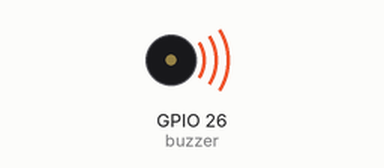
This sketch was run on a simulated ESP32. On the bench: buzzer (waves = sounding).

Above: at 0.5 s.
Timing chart, 0 to 4.6 s (numbered marks = the images above):
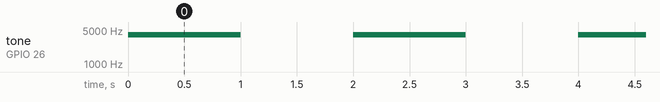

The sketch:

BuzzerDemo.ino
```cpp
/* Arduino tutorial - Buzzer / Piezo Speaker
   More info and circuit: http://www.ardumotive.com/how-to-use-a-buzzer-en.html
   Dev: Michalis Vasilakis // Date: 9/6/2015 // www.ardumotive.com */

const int buzzer = 26;  //buzzer to arduino pin 9

void setup() {
  pinMode(buzzer, OUTPUT);  // Set buzzer - pin 9 as an output
}

void loop() {
  tone(buzzer, 4000);  // Send 1KHz sound signal...
  delay(1000);         // ...for 1 sec
  noTone(buzzer);      // Stop sound...
  delay(1000);         // ...for 1sec
}
```

Measured:
- by itself, tone on GPIO 26 (buzzer): alternates 4000 Hz for 1.0 s and silent for 1.0 s
